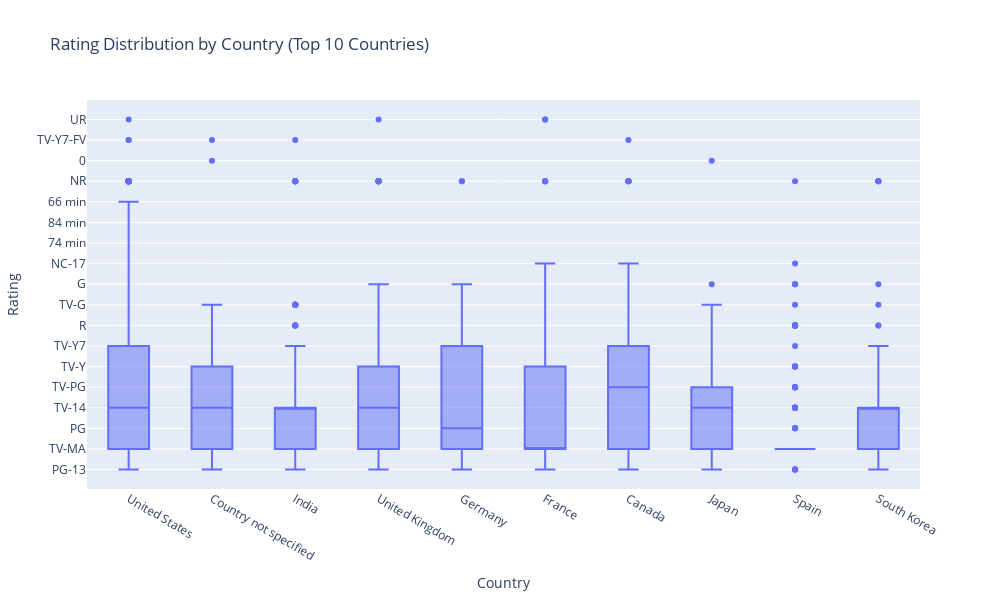

This figure's notebook cell:
### Code cell
import plotly.express as px

# Create a box plot to show rating distribution by country
boxPlot = px.box(df_top_countries, 
                 x='country', 
                 y='rating', 
                 title='Rating Distribution by Country (Top 10 Countries)',
                 labels={'country': 'Country', 'rating': 'Rating'},
                 height=600, 
                 width=1000)
boxPlot.show()

### Figure 1 — Plotly figure (JSON) as saved in the notebook; plotly's stock layout.template omitted (floating-point values rounded to 4 significant figures; data arrays with more than 128 entries replaced by an {"elided": "..."} marker saying what was removed)
{"data": [{"alignmentgroup": "True", "hovertemplate": "Country=%{x}<br>Rating=%{y}<extra></extra>", "legendgroup": "", "marker": {"color": "#636efa"}, "name": "", "notched": false, "offsetgroup": "", "orientation": "v", "showlegend": false, "type": "box", "x": {"elided": "8215 str values"}, "x0": " ", "xaxis": "x", "y": {"elided": "8215 mixed values"}, "y0": " ", "yaxis": "y"}], "layout": {"boxmode": "group", "height": 600, "legend": {"tracegroupgap": 0}, "title": {"text": "Rating Distribution by Country (Top 10 Countries)"}, "width": 1000, "xaxis": {"anchor": "y", "autorange": true, "domain": [0, 1], "range": [-0.5, 9.5], "title": {"text": "Country"}, "type": "category"}, "yaxis": {"anchor": "x", "autorange": true, "domain": [0, 1], "range": [-0.9444, 17.94], "title": {"text": "Rating"}, "type": "category"}}}
